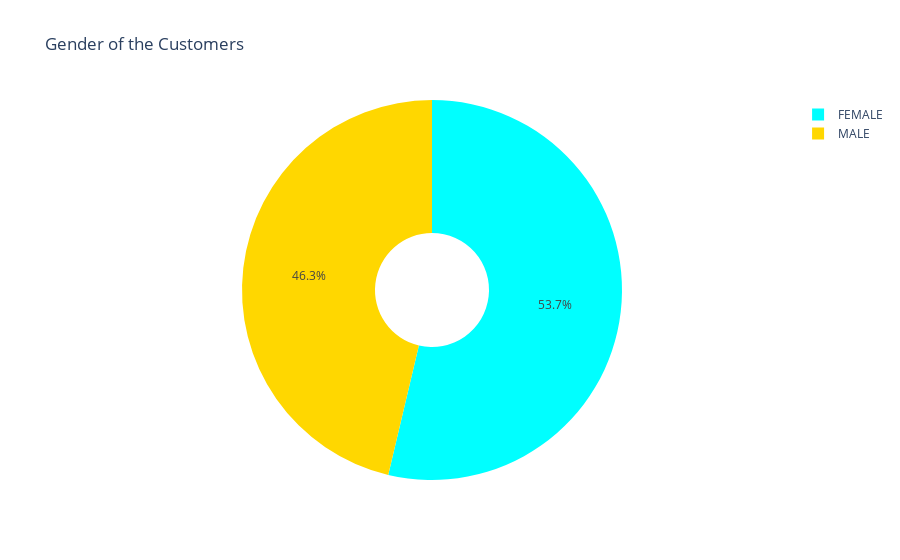

Notebook source saved alongside this figure:
### Code cell
sex = data['insured_sex'].value_counts()
rel = data['insured_relationship'].value_counts()

label_sex = sex.index
size_sex = sex.values

label_rel = rel.index
size_rel = rel.values

colors = ['aqua', 'gold']
trace = go.Pie(
         labels = label_sex, values = size_sex, marker = dict(colors = colors), name = 'Gender', hole = 0.3)

colors2 = ['pink', 'lightblue','lightgreen','grey','red']
trace2 = go.Pie(labels = label_rel, values = size_rel, marker = dict(colors = colors2), name = 'Relationship',
                hole = 0.3)

df = [trace]
df2 = [trace2]

layout1 = go.Layout(
           title = 'Gender of the Customers')
layout2 = go.Layout(
           title = 'Relationship')

fig = go.Figure(data = df, layout = layout1)
fig2 = go.Figure(data = df2, layout = layout2)
py.iplot(fig)
py.iplot(fig2)

### Figure 1 — Plotly figure (JSON) as saved in the notebook; plotly's stock layout.template omitted (floating-point values rounded to 4 significant figures)
{"data": [{"hole": 0.3, "labels": ["FEMALE", "MALE"], "marker": {"colors": ["aqua", "gold"]}, "name": "Gender", "type": "pie", "values": [537, 463]}], "layout": {"title": {"text": "Gender of the Customers"}}}
